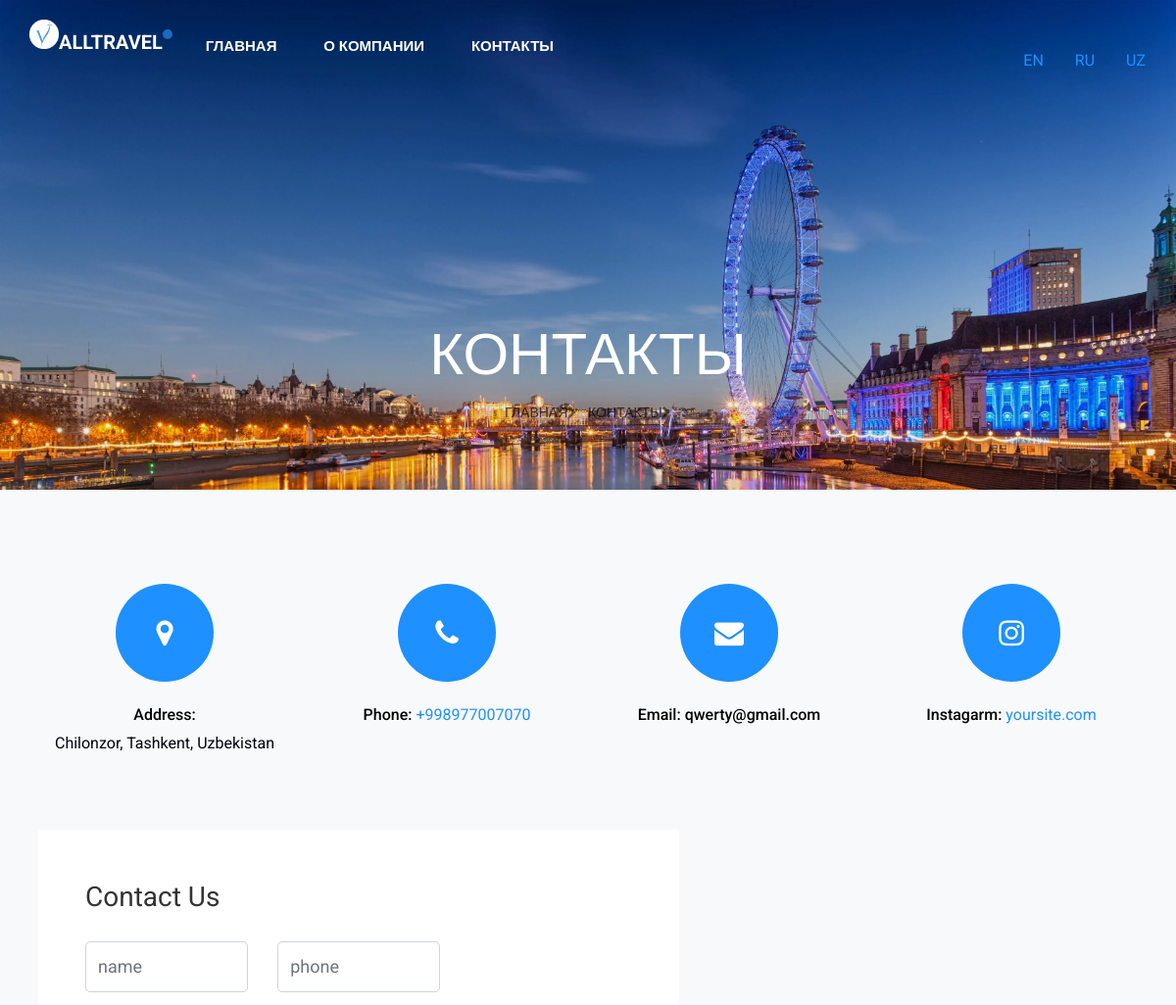
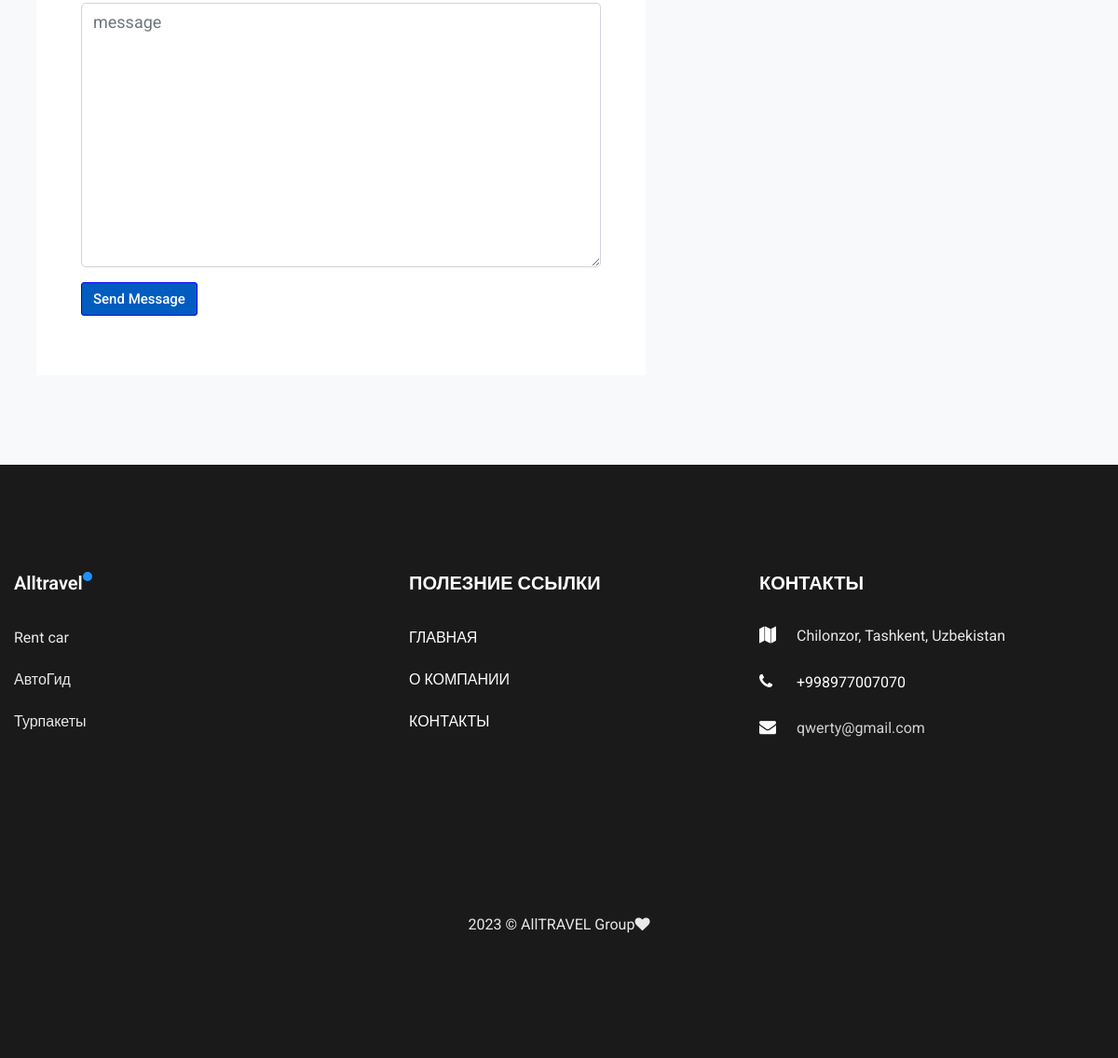
Page /contact/ on the committed database (2 pictures, top to bottom).
### apps/home/models.py (models this page shows, shortened)
class Navbar(models.Model):
    name = models.CharField(max_length=220)
    link = models.CharField(max_length=220)

class Title(models.Model):
    image = models.ImageField(upload_to='static/images')
    title = models.CharField(max_length=220)
    content = RichTextField()
    created_at = models.DateTimeField(auto_now_add=True)
    is_published = models.BooleanField(default=False)

class Reason(models.Model):
    title = models.CharField(max_length=220)
    content = RichTextField()
    icon = models.ImageField(upload_to='static/images')
    created_at = models.DateTimeField(auto_now_add=True)
    is_published = models.BooleanField(default=False)

### apps/contact/models.py (models this page shows, shortened)
class ContactUs(models.Model):
    class Meta:
        verbose_name = 'ContactUs'
        verbose_name_plural = 'ContactUs'
    address = RichTextField()
    phone = models.CharField(max_length=200)
    email = models.EmailField()
    created_at = models.DateTimeField(auto_now_add=True)

### apps/contact/views.py (the view)
# urls.py: path('', contact),
def contact(request):
    titles = Title.objects.filter(is_published=True)
    reasons = Reason.objects.filter(is_published=True).order_by('-id')[:3]
    contacts = ContactUs.objects.all()
    navbar = Navbar.objects.all()
    form = ContactForm(request.POST or None)
    if form.is_valid():
        form.save()
        return redirect('.')
    context = {
        'titles': titles,
        'reasons': reasons,
        'contacts': contacts,
        'navbar': navbar,
        'form': form,
    }
    return render(request, 'contact.html', context)

### apps/contact/forms.py
class ContactForm(ModelForm):
    class Meta:
        model = Contact
        fields = ['name', 'phone', 'message']
    def __init__(self, *args, **kwargs):
        super(ContactForm, self).__init__(*args, **kwargs)
        self.fields['name'].widget.attrs.update({
            'class': 'form-control',
            'placeholder': 'name',
        })
        self.fields['phone'].widget.attrs.update({
            'class': 'form-control',
            'placeholder': 'phone',
        })
        self.fields['message'].widget.attrs.update({
            'class': 'form-control',
            'placeholder': 'message',
        })

### templates/contact.html (shortened to what this page needs)
{% extends 'base.html' %}
{% load static %}
{% block content %}
{% for title in titles %}
<section class="hero-wrap hero-wrap-2" style="background-image: url({{title.image.url}});"
         data-stellar-background-ratio="0.5">
    <div class="overlay"></div>
    <div class="container">
        <div class="row no-gutters slider-text align-items-end justify-content-center">
            <div class="col-md-9 ftco-animate mb-5 text-center">
                <h1 class="mb-3 bread">КОНТАКТЫ</h1>
                <p class="breadcrumbs"><span class="mr-2"><a href="/">ГЛАВНАЯ<i
                        class="fa fa-chevron-right"></i></a></span> <span>КОНТАКТЫ<i class="fa fa-chevron-right"></i></span>
                </p>
            </div>
        </div>
    </div>
</section>
{% endfor %}
<section class="ftco-section bg-light">
    <div class="container">
        <div class="row justify-content-center">
            <div class="col-md-12">
                <div class="wrapper px-md-4">
                    {% for contact in contacts %}
                    <div class="row mb-5">
                        <div class="col-md-3">
                            <div class="dbox w-100 text-center">
                                <div class="icon d-flex align-items-center justify-content-center">
                                    <span class="fa fa-map-marker"></span>
                                </div>
                                <div class="text">
                                    <p><span>Address:</span> {{contact.address|safe }}</p>
                                </div>
                            </div>
                        </div>
                        <div class="col-md-3">
                            <div class="dbox w-100 text-center">
                                <div class="icon d-flex align-items-center justify-content-center">
                                    <span class="fa fa-phone"></span>
                                </div>
                                <div class="text">
                                    <p><span>Phone:</span> <a href="tel://{{contact.phone}}">{{contact.phone}}</a></p>
                                </div>
                            </div>
                        </div>
                        <div class="col-md-3">
                            <div class="dbox w-100 text-center">
                                <div class="icon d-flex align-items-center justify-content-center">
                                    <span class="fa fa-envelope"></span>
                                </div>
                                <div class="text">
                                    <p><span>Email:</span> <a
                                            href="#"><span>{{contact.email}}</span></a>
                                    </p>
                                </div>
                            </div>
                        </div>
                        <div class="col-md-3">
                            <div class="dbox w-100 text-center">
                                <div class="icon d-flex align-items-center justify-content-center">
                                    <span class="fa fa-instagram"></span>
                                </div>
                                <div class="text">
                                    <p><span>Instagarm:</span> <a href="#">yoursite.com</a></p>
                                </div>
                            </div>
                        </div>
                    </div>
                    {% endfor %}
                    <div class="row no-gutters">
                        <div class="col-md-7">
                            <div class="contact-wrap w-100 p-md-5 p-4">
                                <h3 class="mb-4">Contact Us</h3>
                                <form method="post">
                                    <div class="row">
                                        <div class="col-md-4 form-group">
                                            {{form.name}}
                                        </div>
                                        <div class="col-md-4 form-group">
                                            {{form.phone}}
                                        </div>
                                    </div>
                                    <div class="row">
                                        <div class="col-md-12 form-group">
                                            {{form.message}}
                                        </div>
                                    </div>
                                    <div class="row">
                                        <div class="col-md-6 form-group">
                                            <input type="submit" value="Send Message" class="btn btn-primary">
                                        </div>
                                    </div>
                                </form>
                            </div>
                        </div>
                        <div class="col-md-5 d-flex align-items-stretch">
                            <div id="map" class="map"></div>
                        </div>
                    </div>
                </div>
            </div>
        </div>
    </div>
</section>
{% endblock %}

### templates/base.html (shortened to what this page needs)
<!DOCTYPE html>
{% load static %}
<html lang="en">
<head>
    <link rel="stylesheet" href="https://stackpath.bootstrapcdn.com/font-awesome/4.7.0/css/font-awesome.min.css">
    <link rel="stylesheet" href="{% static 'css/animate.css' %}">
    <link rel="stylesheet" href="{% static 'css/owl.carousel.min.css' %}">
    <link rel="stylesheet" href="{% static 'css/owl.theme.default.min.css' %}">
    <link rel="stylesheet" href="{% static 'css/magnific-popup.css' %}">
    <link rel="stylesheet" href="{% static 'css/flaticon.css' %}">
    <link rel="stylesheet" href="{% static 'css/style.css' %}">
</head>
<body>
<nav class="navbar navbar-expand-lg navbar-dark ftco_navbar bg-dark ftco-navbar-light navbar-ttj" id="ftco-navbar">
    <div class="container">
        <div class="col-md-6 d-flex align-self-stretch ftco-animate">
            <div class="media block-6 services-wrap d-flex">
                <img src="{% static 'images/2022-11-22 22.09.24.png' %}" height="30" width="30">
                <a class="navbar-brand" href="/">ALLTRAVEL</a>
                <div class="collapse navbar-collapse" id="ftco-nav">
                    {% for nav in navbar %}
                    <ul class="navbar-nav ml-auto">
                        <li class="nav-item active"><a href="{{nav.link}}" class="nav-link">{{nav.name}}</a></li>
                    </ul>
                    {% endfor %}
                </div>
            </div>
        </div>
        <ul class="nav nav-pills">
            <li class="nav-item">
                <a class="nav-link active" href="{% url 'set-language' 'en' %}">EN</a>
            </li>
            <li class="nav-item">
                <a class="nav-link" href="{% url 'set-language' 'ru' %}">RU</a>
            </li>
            <li class="nav-item">
                <a class="nav-link" href="{% url 'set-language' 'uz' %}">UZ</a>
            </li>
        </ul>
    </div>
</nav>
{% block content %}
{% endblock %}
<footer class="ftco-footer ftco-section">
    <div class="container">
        <div class="row mb-5">
            <div class="col-sm-12 col-md">
                <div class="ftco-footer-widget mb-4">
                    <h2 class="ftco-heading-2 logo"><a href="/">Alltravel</a></h2>
                    {% for reason in reasons %}
                    <p>{{reason.title}}</p>
                    {% endfor %}
                    <ul class="ftco-footer-social list-unstyled mt-5">
                    </ul>
                </div>
            </div>
            <div class="col-sm-12 col-md">
                <div class="ftco-footer-widget mb-4 ml-md-4">
                    <h2 class="ftco-heading-2">ПОЛЕЗНИЕ ССЫЛКИ</h2>
                    {% for nav in navbar %}
                    <p><a href="{{nav.link}}">{{nav.name}}</a></p>
                    {% endfor %}
                </div>
            </div>
            {% for contact in contacts %}
            <div class="col-sm-12 col-md">
                <div class="ftco-footer-widget mb-4">
                    <h2 class="ftco-heading-2">КОНТАКТЫ</h2>
                    <div class="block-23 mb-3">
                        <ul>
                            <li><span class="icon fa fa-map marker"></span><span
                                    class="text">{{contact.address|safe}}</span>
                            </li>
                            <li><a href="#"><span class="icon fa fa-phone"></span><span
                                    class="text">{{contact.phone}}</span></a></li>
                            <li><a href="#"><span class="icon fa fa-envelope"></span>{{contact.email}}</span></span></a>
                            </li>
                        </ul>
                    </div>
                </div>
            </div>
            {% endfor %}
        </div>
        <div class="row">
            <div class="col-md-12 text-center">
                <p>
                    © AllTRAVEL Group<i class="fa fa-heart color-danger"></i>
                </p>
            </div>
        </div>
    </div>
</footer>
</body>
</html>

### templates/base.html (style rules this page uses)
nav { background-color: #acb2b4; }

### rows in the picture
Navbar: name "ГЛАВНАЯ"
Navbar: name "О КОМПАНИИ"
Navbar: name "КОНТАКТЫ"
Title: image (picture)
ContactUs: address "Chilonzor, Tashkent, Uzbekistan", phone "+998977007070", email "qwerty@gmail.com"
Reason: title "Rent car"
Reason: title "АвтоГид"
Reason: title "Турпакеты"
